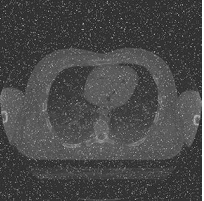
#> input picture spatial-filters/median/images/image.png, 204 x 201 px
$ python main.py
#> lines starting #> are read from the running program, lines starting #| are printed output that depends on the picture
from PIL import Image, ImageFilter
import matplotlib.pyplot as plt  # You need pyplot specifically, not just matplotlib

img1 = Image.open("images/image.png").convert('L')

img2 = img1.filter(ImageFilter.MedianFilter(size=3))
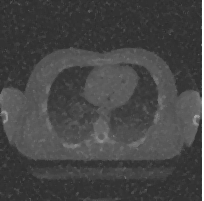
#> img2: PIL image 204x201 L; min 42, max 255, mean 70.3

fig = plt.figure()
plt.gray()
ax1 = fig.add_subplot(121)  # First subplot
ax2 = fig.add_subplot(122)  # Second subplot (you had ax1 twice)

ax1.imshow(img1)
ax2.imshow(img2)  # This should use ax2, not ax1 again
plt.show()
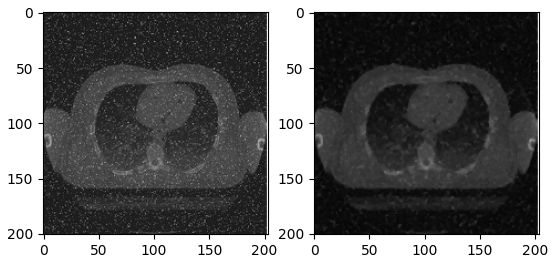
#> figure drawn by matplotlib, 2 panels

img2.save("output/median_output.png")
